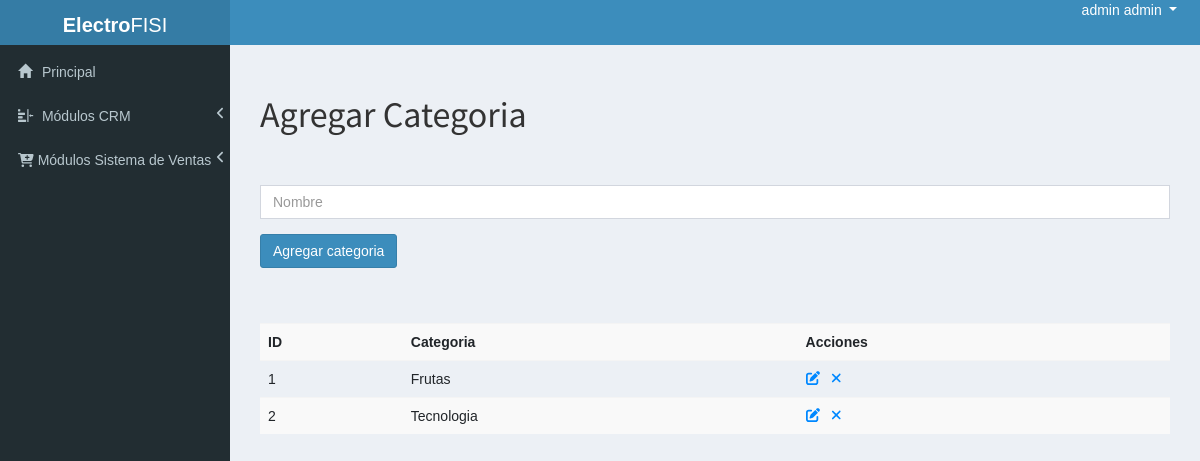
The page /admin/?p=agregar_categoria (signed in) on the database its author committed.
### tables this page shows
CREATE TABLE IF NOT EXISTS `categorias` (
  `id` INT NOT NULL AUTO_INCREMENT COMMENT '',
  `nombre` VARCHAR(255) NOT NULL COMMENT '',
  PRIMARY KEY (`id`)  COMMENT '');

### configs/funciones.php (called while the page is built, shortened)
	<?php
function connect(){
	$host_mysql = "localhost";
	$user_mysql = "root";
	$pass_mysql = "root";
	$db_mysql = "bdihc";
 	$mysqli = mysqli_connect($host_mysql,$user_mysql,$pass_mysql,$db_mysql);
	return $mysqli;
}
function admin_name_connected(){
	$id = $_SESSION['id'];
	$mysqli = connect();
	$q = $mysqli->query("SELECT * FROM admins WHERE id = '$id'");
	$r = mysqli_fetch_array($q);
	$nom = $r['nombres'];
	$apel = $r['apellidos'];
	$name = $nom.' '.$apel;
	return $name;
}

### admin/modulos/agregar_categoria.php (the view, shortened to what this page needs)
<h1>Agregar Categoria</h1><br><br>
<form method="post" action="">
	<div class="form-group">
		<input type="text" class="form-control" name="nombre" placeholder="Nombre"/>
	</div>
	<div class="form-group">
		<input type="submit" class="btn btn-primary" name="enviar" value="Agregar categoria"/>
	</div>
</form><br>
<br>
<table class="table table-striped">
	<tr>
		<th>ID</th>
		<th>Categoria</th>
		<th>Acciones</th>
	</tr>
	<?php
	$q = $mysqli->query("SELECT * FROM categorias ORDER BY nombre ASC");
	while($r=mysqli_fetch_array($q)){
		?>
			<tr>
				<td><?=$r['id']?></td>
				<td><?=$r['nombre']?>
				<td>
					<a style="color:#08f" href="?p=modificar_categoria&id=<?=$r['id']?>"><i class="fa fa-edit"></i></a>
					<a  style="color:#08f" href="?p=agregar_categoria&eliminar=<?=$r['id']?>"><i class="fa fa-times"></i></a>
				</td>
			</tr>
		<?php
	}
	?>
</table>

### admin/index.php (shortened to what this page needs)
<?php
include "../configs/funciones.php";
  ?>
<!DOCTYPE html>
<html>
<head>
    <link rel="stylesheet" href="https://stackpath.bootstrapcdn.com/bootstrap/4.3.1/css/bootstrap.min.css">
  <link rel="stylesheet" href="bootstrap/css/bootstrap.min.css">
  <link rel="stylesheet" href="https://cdnjs.cloudflare.com/ajax/libs/font-awesome/4.5.0/css/font-awesome.min.css">
  <link rel="stylesheet" href="https://cdnjs.cloudflare.com/ajax/libs/ionicons/2.0.1/css/ionicons.min.css">
  <link rel="stylesheet" href="dist/css/AdminLTE.min.css">
  <link rel="stylesheet" href="dist/css/skins/_all-skins.min.css">
  <link rel="stylesheet" href="plugins/iCheck/flat/blue.css">
  <link rel="stylesheet" href="plugins/jvectormap/jquery-jvectormap-1.2.2.css">
  <link rel="stylesheet" href="plugins/datepicker/datepicker3.css">
  <link rel="stylesheet" href="plugins/daterangepicker/daterangepicker-bs3.css">
  <link rel="stylesheet" href="plugins/bootstrap-wysihtml5/bootstrap3-wysihtml5.min.css">
  <link rel="stylesheet" href="../css/estilo.css">
  <link rel="stylesheet" href="../fontawesome/css/all.css"/>
</head>
<body class="hold-transition skin-blue sidebar-mini">
<div class="wrapper">
  <header class="main-header">
    <a href="index.php" class="logo" style="max-height: 100px; height: 45px;">
      <span class="logo-lg">
        <b>Electro</b>FISI</span>
    </a>
    <nav class=" navbar-static-top" style="height: 45px; background-color: #3c8dbc">
      <div class="float-right">
        <ul class="list-inline">
          <li class="dropdown user user-menu"  >
            <a href="#" class="dropdown-toggle" data-toggle="dropdown">
              <span class="hidden-xs"><?=admin_name_connected()?></span>
            </a>
          </li>
          <li class="list-inline-item">
            <div> &nbsp;</div>
          </li>
        </ul>
      </div>
    </nav>
  </header>
  <aside class="main-sidebar">
    <section class="sidebar">
      <ul class="sidebar-menu tree" data-widget="tree">
        <li>
          <a href="./">
            <i class="glyphicon glyphicon-home"></i> <span>Principal</span>
          </a>
        </li>
        <li id="treeview-crm" class="treeview">
          <a href="#">
            <i class="glyphicon glyphicon-indent-right"></i> <span>Módulos CRM</span>
            <span class="pull-right-container">
              <i class="fa fa-angle-left pull-right"></i>
            </span>
          </a>
        </li>
        <li id="treeview-sistema-ventas" class="treeview">
          <a href="#">
            <i class="fa fa-cart-plus"></i> <span>Módulos Sistema de Ventas</span>
            <span class="pull-right-container">
              <i class="fa fa-angle-left pull-right"></i>
            </span>
          </a>
        </li>
      </ul>
    </section>
  </aside>
  <div class="content-wrapper">
    <?php
    if(!isset($p)){
    ?>
    <section class="content">
      <div class="row">
        <div class="col-lg-3 col-xs-6">
          <div class="small-box bg-green">
            <div class="inner">
              <center>
                <h3><sup style="font-size: 20px">S/.</sup><?=dinero_ventas()?></h3>
              </center>
            </div>
            <a class="small-box-footer"><p>VENTAS</p></a>
          </div>
        </div>
        <div class="col-lg-3 col-xs-6">
          <div class="small-box bg-yellow">
            <div class="inner">
            <center>
                <h3><?=num_categorias()?></h3>
              </center>
            </div>
            <a class="small-box-footer"><p>CATEGORIAS</p></a>
          </div>
        </div>
        <div class="col-lg-3 col-xs-6">
          <div class="small-box bg-light-blue">
            <div class="inner">
              <center>
                <h3><?=num_productos()?></h3>
              </center>
            </div>
            <a class="small-box-footer"><p>PRODUCTOS</p></a>
          </div>
        </div>
        <div class="col-lg-3 col-xs-6">
          <div class="small-box bg-purple">
            <div class="inner">
              <center>
                <h3><?=num_clientes()?></h3>
              </center>
            </div>
            <a class="small-box-footer"><p>CLIENTES</p></a>
          </div>
        </div>
      </div>
      <div class="row">
        <div class="col-lg-6">
          <div id="container" style="width:100%; height:400px;">
          </div>
        </div>
        <div class="col-lg-6">
          <div id="container2" style="width:100%; height:400px;">
          </div>
        </div>
      </div>
      <?php
    }else{
      ?>
      <div style="padding:30px;">
      <?php
      if(file_exists("modulos/".$p.".php")){
        include "modulos/".$p.".php";
      }else{
        echo "El modulo solicitado no existe";
      }
      ?>
    </div>
      <?php
    }
    ?>
  </div>
</body>
</html>

### css/estilo.css (style rules this page uses)
* { font-family: arial; }
body { padding:0; margin:0; }
a { text-decoration: none; color:#fff; }

### rows shown on the page
categorias: id "1", nombre "Frutas"
categorias: id "2", nombre "Tecnologia"

### other values the page prints
admin_name_connected() "admin admin"
